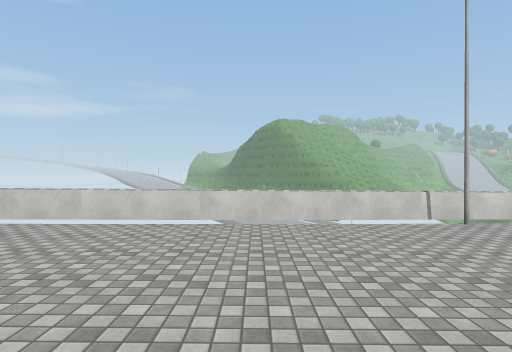
view 1 (above)

17 first-person views from a walk through a scene from a Unity 3-D project. The camera is 1.5 m above the floor, looks level and sees 80° across. The floor is counted in squares, 2 m on a side. Each view is taken from the middle of a square. On the plan, view 1 faces up. The plan holds only what a view shows up to about 10 squares ahead; the rest is blank. The place goes on beyond the plan. Some trees and plants on the terrain are drawn as simple stand-ins. The player character is not drawn. Some surface patterns are stand-ins.

view 2
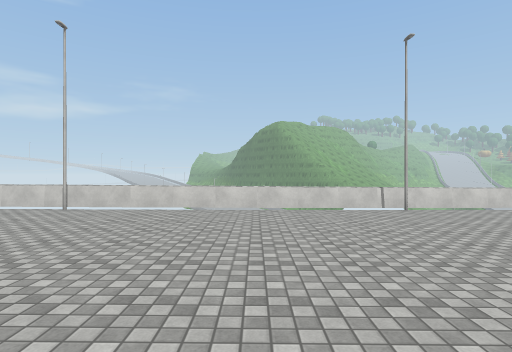

view 3
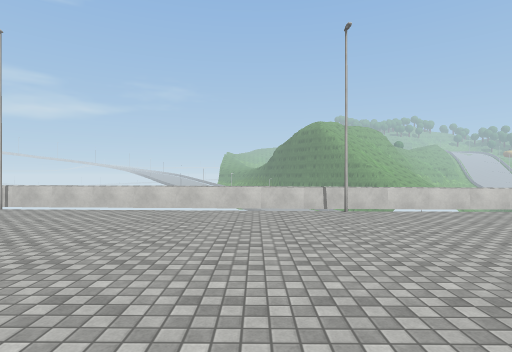

view 4
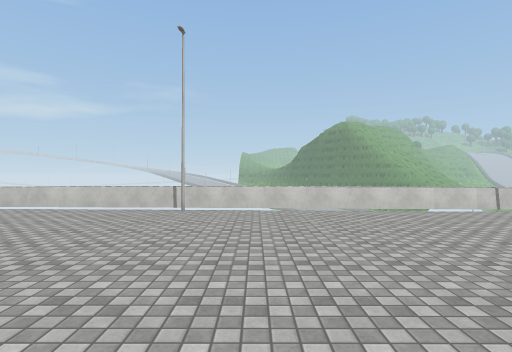

view 5
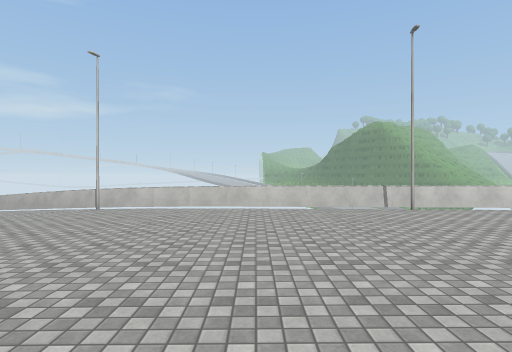

view 6
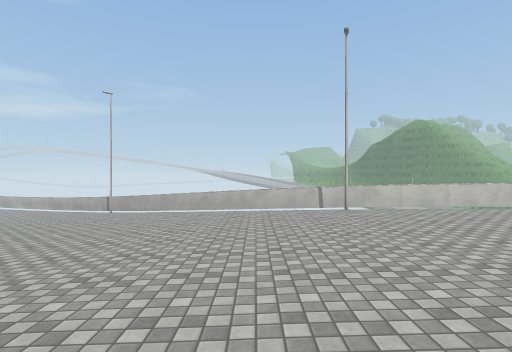

view 7
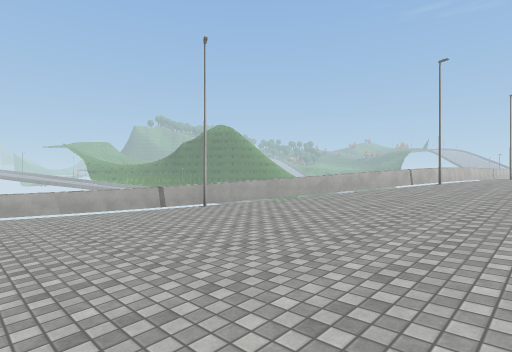

view 8
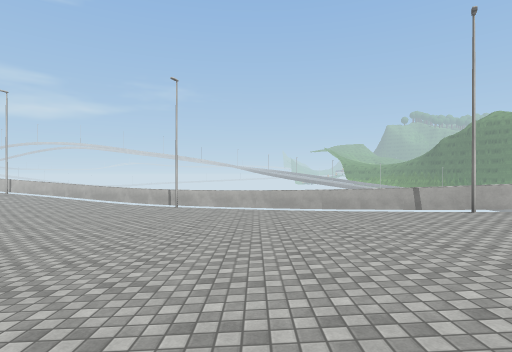

view 9
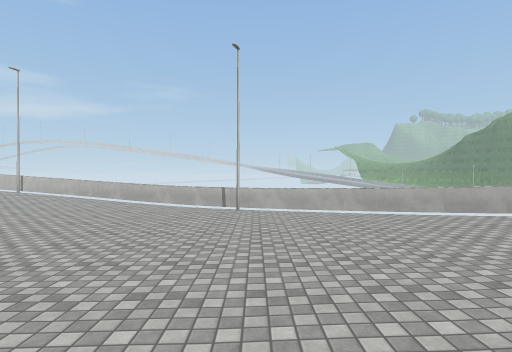

view 10
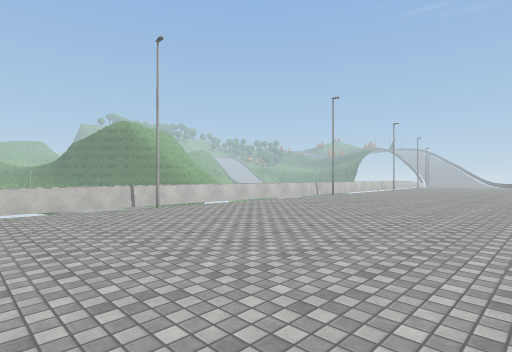

view 11
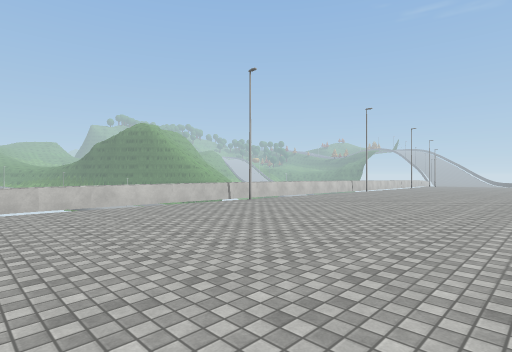

view 12
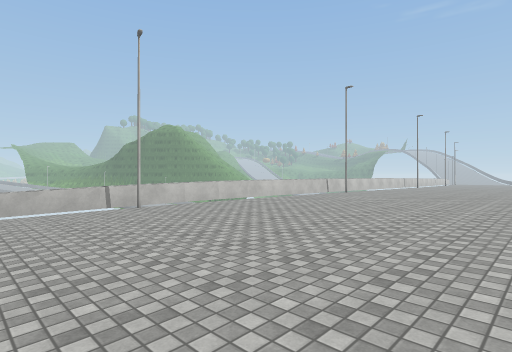

view 13
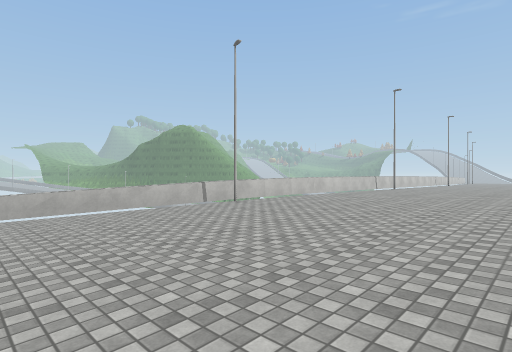

view 14
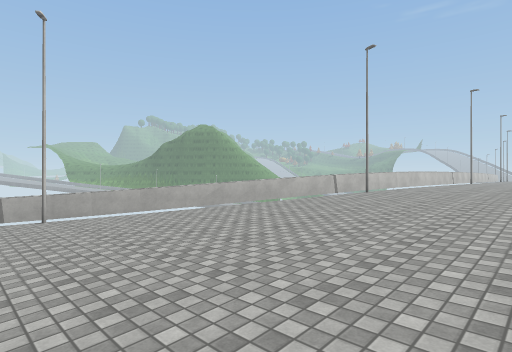

view 15
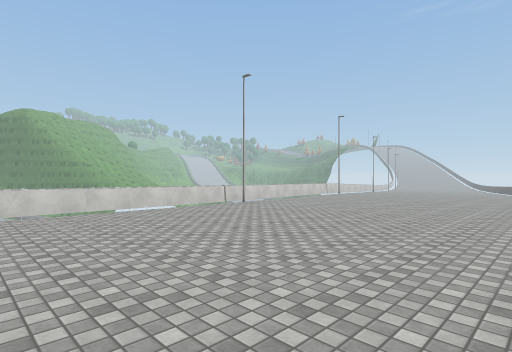

view 16
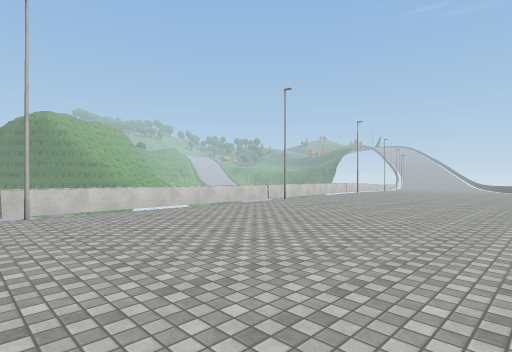

view 17
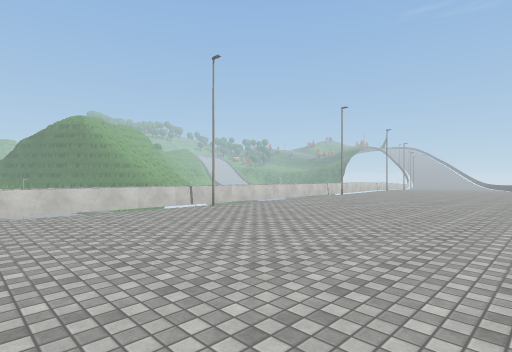

### Floor plan
Key: @ floor where view 1 was taken; # wall or solid block; . main floor; - floor 0.25 m lower than the main floor; _ floor 0.5 m lower than the main floor; < floor 0.75 m lower than the main floor; ( floor 1 m lower than the main floor; ! floor 1.25 m lower than the main floor; ? floor 1.5 m lower than the main floor; = window, fence, low wall or low ledge.
Columns run from 34 left of view 1 to 5 right of it. Each row starts with its distance up from view 1.
 14 =
 13 ?=##
 12 ??##=#
 11 ?????#=#
 10 ?????!!####
  9 ????!!!!#===
  8 ????!!!((<<==#
  7 ???!!!(((<<__==#
  6  ??!!!((<<<__--#====###             ##==
  5   !!!(((<<__---.....=================#..
  4    !!((<<___---.........................
  3     ((<<<__---..........................
  2        <___---..........................
  1           _---..........................
  0           ---.....................@.....
 -1             -...........................
 -2                 .....................

Where each view was taken, in squares from view 1:
view 1: 0 up, 0 right, facing up
view 2: 2 down, 0 right, facing up
view 3: 2 down, 6 left, facing up
view 4: 2 down, 10 left, facing up
view 5: 2 down, 15 left, facing up
view 6: 1 down, 21 left, facing up
view 7: 3 up, 30 left, facing up-right
view 8: 3 up, 30 left, facing up
view 9: 5 up, 32 left, facing up
view 10: 2 down, 15 left, facing up-right
view 11: 2 down, 18 left, facing up-right
view 12: 1 down, 22 left, facing up-right
view 13: 0 up, 24 left, facing up-right
view 14: 2 up, 27 left, facing up-right
view 15: 2 down, 3 left, facing up-right
view 16: 2 down, 5 left, facing up-right
view 17: 2 down, 9 left, facing up-right
